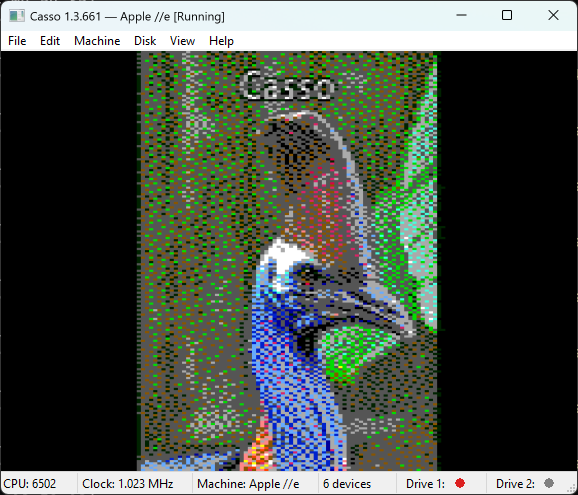
#> input picture Assets/Apple 2e DHGR Cassowary.png, 1156 x 990 px (shown at 1/2 size)
$ python HgrPreprocess.py --input '../Assets/Apple 2e DHGR Cassowary.png' --output out.png
#> lines starting #> are read from the running program, lines starting #| are printed output that depends on the picture
#!/usr/bin/env python
# ============================================================================
#  HgrPreprocess.py — convert a source image into an Apple //e HGR framebuffer
#
#  Reads an arbitrary RGB image (typically one of the cassowary photos under
#  Assets/), crops to the desired subject region, fits it into 280x192 with
#  optional letterbox padding for portrait subjects, color-quantizes to
#  Apple ][ HGR's per-byte palette pairs (white/black plus violet+green or
#  blue+orange depending on each byte's high bit), and emits the 8192-byte
#  HGR page-1 framebuffer as raw bytes.
#
#  HGR memory layout (Apple //e, page 1 at $2000):
#    addr = $2000
#         + 1024 * (row & 7)
#         + 128  * ((row >> 3) & 7)
#         +  40  * (row >> 6)
#  Each byte stores 7 horizontal pixels in bits 0..6 (LSB = leftmost).
#  Bit 7 picks the color palette pair: 0 = violet+green, 1 = blue+orange.
#  Within a byte, even-bit pixels (0,2,4,6) take the "phase A" color
#  (violet or blue), odd-bit pixels (1,3,5) take the "phase B" color
#  (green or orange). Two adjacent ON pixels appear as white due to NTSC
#  composite artifacting, two adjacent OFF pixels appear as black.
#
#  Determinism: PIL.Image.resize with a fixed resampling filter and our
#  own pure-python quantizer are deterministic across Pillow >= 9 on the
#  same input bytes, so re-running the script reproduces the same output.
# ============================================================================

import argparse
import sys

from pathlib import Path

from PIL import Image, ImageDraw, ImageFont


HGR_WIDTH      = 280
HGR_HEIGHT     = 192
HGR_BYTES      = 8192
ROW_BYTES      = 40
PIXELS_PER_BYTE = 7

# LoRes (40x48 16-color graphics, sharing text-page-1 RAM at $0400-$07FF).
# 24 text rows; each row's byte packs two LoRes pixel rows as (high
# nibble << 4) | low nibble. Only the first 40 columns of each text
# row are visible -- the remaining 88 bytes per 128-byte chunk are
# "screen holes" and can be left as zero on disk.
LORES_PAGE_BYTES   = 1024
LORES_TEXT_ROWS    = 24
LORES_PIXEL_ROWS   = 48
LORES_VISIBLE_COLS = 40
LORES_COLORS       = 16

# DHGR (560x192 in monochrome, 140x192 in 16-color mode). Uses HGR
# page 1 on BOTH main and aux RAM, with aux supplying even-x byte
# columns and main supplying odd-x. The framebuffer for one half is
# the same 8 KB layout as standard HGR.
DHGR_COLORS        = 16

# Default source-image crop, picked to capture the cassowary's full
# casque + head + neck + wattles from the standard portrait photo
# (`Assets/3a Mrs Cassowary closeup 8167.jpg`, 880x1600). Pass --crop
# on the command line to override for other source images.
DEFAULT_CROP   = (60, 40, 860, 1100)


# Approximate sRGB values for the six Apple ][ HGR colors. Sourced from
# the standard NTSC HGR palette commonly used by emulators (AppleWin,
# Virtual ][), close to what real composite hardware produces.
HGR_BLACK   = (0,   0,   0  )
HGR_WHITE   = (255, 255, 255)
HGR_VIOLET  = (170, 30,  220)
HGR_GREEN   = (40,  220, 60 )
HGR_BLUE    = (30,  130, 255)
HGR_ORANGE  = (255, 130, 30 )

# For each palette (bit7=0 / bit7=1), per-pixel-phase colors:
#   phase A = even bit position in the byte (bits 0,2,4,6)
#   phase B = odd  bit position in the byte (bits 1,3,5)
PALETTE_VG = (HGR_VIOLET, HGR_GREEN)    # bit7 = 0
PALETTE_BO = (HGR_BLUE,   HGR_ORANGE)   # bit7 = 1


def hgr_row_offset (row):
    return (1024 * (row & 7)
          +  128 * ((row >> 3) & 7)
          +   40 * (row >> 6))


# [5 lines left out: function color_distance_sq, not called in this run]


def nearest_hgr_target (src):
    # Hue-based classification into the 6 HGR rendered colors. Plain
    # RGB Euclidean distance gets confused by desaturated colors --
    # e.g. the cassowary's brown casque (~140,90,80, R approximately
    # B) lands closer to HGR_VIOLET (170,30,220, lots of B) than to
    # HGR_ORANGE (255,130,30) by sRGB distance, so the casque was
    # rendering purple. Routing by which channel dominates (warm vs
    # cool, then green) recovers brown -> orange / blue-grey -> blue
    # without distorting the saturated colors.
    r, g, b = src
    luma    = (r + g + b) // 3
    chroma  = max (r, g, b) - min (r, g, b)

    # Hard neutral cases first.
    if luma >= 220 and chroma <= 30:
        return "WHITE"
    if luma <= 35:
        return "BLACK"
    if chroma <= 20:
        # Truly grey pixel. Tip to WHITE if bright, BLACK if dark.
        return "WHITE" if luma >= 140 else "BLACK"

    # Dominant-channel routing. Note "approximately equal" tolerances
    # so a pixel with R=B+8 still counts as warm rather than purple.
    eq_tol = 18

    if g > r + eq_tol and g > b + eq_tol:
        return "GREEN"

    warm = r > b + eq_tol           # R noticeably > B  -> warm hue
    cool = b > r + eq_tol           # B noticeably > R  -> cool hue
    purple = (not warm) and (not cool) and (r > g) and (b > g)

    if purple:
        return "VIOLET"
    if warm:
        # Warm: brown, red, orange. Only fall to VIOLET if the pixel
        # is genuinely magenta-ish (lots of red AND lots of blue with
        # green much lower).
        if b > g + eq_tol and r >= b - eq_tol:
            return "VIOLET"
        return "ORANGE"
    if cool:
        # Cool: any blue dominance ends up here. Pure violet is rare
        # in nature; only redirect if both R and B are high but G is
        # very low.
        if r > g + eq_tol and b > r - eq_tol:
            return "VIOLET"
        return "BLUE"

    # Fallback: green-ish desaturated.
    return "GREEN"


def encode_byte (pixels, row, col_byte):
    # Step 1: classify each of the 7 source pixels into an HGR target.
    targets = []
    for bit in range (PIXELS_PER_BYTE):
        x = col_byte * PIXELS_PER_BYTE + bit
        targets.append (nearest_hgr_target (pixels[x, row]))

    # Step 2: pick the palette pair (bit 7 of the byte). Weight blue/
    # orange votes a little higher than violet/green so that color
    # pixels of those palettes pull the byte even when they're
    # outnumbered by neutral neighbours -- otherwise a single blue
    # pixel surrounded by leaf-green ones loses the palette vote and
    # gets demoted to black or wrong-color artifact.
    bo_votes = sum (2 for t in targets if t in ("BLUE", "ORANGE"))
    vg_votes = sum (1 for t in targets if t in ("VIOLET", "GREEN"))
    hi_bit   = 1 if bo_votes > vg_votes else 0

    if hi_bit == 1:
        even_x_name, odd_x_name = "BLUE", "ORANGE"
    else:
        even_x_name, odd_x_name = "VIOLET", "GREEN"

    # Step 3: place bits. Renderer rules (matches Casso's
    # AppleHiResMode::Render and real Apple HW NTSC artifacting):
    #   - Pixel OFF                -> BLACK
    #   - Isolated ON, even abs x  -> phase A color (violet or blue)
    #   - Isolated ON, odd  abs x  -> phase B color (green or orange)
    #   - ON with an ON neighbour  -> WHITE
    # CRITICAL: the parity that matters is the ABSOLUTE pixel x, not
    # the bit index within the byte. For odd byte indices the two
    # parities flip, so a "violet" target at bit 0 of byte_idx=1
    # actually sits at x=7 (odd) and would render GREEN unless we
    # account for the flip here.
    bits         = 0
    base_x       = col_byte * PIXELS_PER_BYTE
    for bit, tgt in enumerate (targets):
        if tgt == "WHITE":
            bits |= (1 << bit)
        elif tgt == "BLACK":
            pass
        else:
            x_is_even = ((base_x + bit) & 1) == 0
            want_on   = ((tgt == even_x_name and x_is_even) or
                         (tgt == odd_x_name  and not x_is_even))
            if want_on:
                bits |= (1 << bit)
            # else: wrong-palette color or wrong-phase position. Keep
            # OFF (black) instead of forcing ON, so the chromatic
            # pixels in this byte stay clean instead of being smeared
            # by white-artifact runs.

    return (hi_bit << 7) | bits


def image_to_hgr (img):
    if img.size != (HGR_WIDTH, HGR_HEIGHT):
        raise ValueError ("image must be 280x192 before bit-packing")

    rgb    = img.convert ("RGB")
    pixels = rgb.load ()
    out    = bytearray (HGR_BYTES)

    for row in range (HGR_HEIGHT):
        base = hgr_row_offset (row)
        for col_byte in range (ROW_BYTES):
            out[base + col_byte] = encode_byte (pixels, row, col_byte)

    return bytes (out)


# [126 lines left out: functions generate_color_bands_hgr, generate_lores_bars_lores, generate_dhgr_bands, not called in this run]


def paint_title (canvas, text, font_size=18, stroke_width=0, top_y=2):
    # Paint a centered title across the top of the canvas in white.
    # Canvas may be any width — the centering uses canvas.width, not
    # HGR_WIDTH, so this function works for both HGR (280) and DHGR
    # (560 dots / 280 letterbox / 140 color cells, depending on
    # caller). We try a few common Windows TrueType fonts at the
    # requested size; whatever we draw goes through the same color
    # pipeline as the rest of the image, so crisp white text relies
    # on the encoder's WHITE classification (bright + desaturated)
    # and adjacent-ON artifacting.
    candidates = [
        "segoeui.ttf",
        "tahoma.ttf",
        "verdana.ttf",
        "arial.ttf",
        "calibri.ttf",
    ]
    font = None
    for name in candidates:
        try:
            font = ImageFont.truetype (name, font_size)
            break
        except OSError:
            continue
    if font is None:
        font = ImageFont.load_default ()

    draw = ImageDraw.Draw (canvas)
    bbox = draw.textbbox ((0, 0), text, font=font, stroke_width=stroke_width)
    text_w = bbox[2] - bbox[0]
    text_x = (canvas.width - text_w) // 2 - bbox[0]

    # Drop a black "shadow" behind the white text so that, even where
    # the title overlaps the cassowary's casque or a leaf, the glyphs
    # have at least one black neighbour each side and the encoder can
    # render them as solid white instead of WHITE-pixel-next-to-color
    # which would just artifact garbage.
    pad = stroke_width + 1
    for dx in range (-pad, pad + 1):
        for dy in range (-pad, pad + 1):
            draw.text ((text_x + dx, top_y + dy), text,
                       font=font, fill=HGR_BLACK,
                       stroke_width=stroke_width, stroke_fill=HGR_BLACK)
    draw.text ((text_x, top_y), text,
               font=font, fill=HGR_WHITE,
               stroke_width=stroke_width, stroke_fill=HGR_WHITE)


def crop_and_fit (src_path, crop_box, letterbox, title=None,
                  title_size=18, title_stroke=0):
#> called with crop_box = (60, 40, 860, 1100), letterbox = True, title = 'Casso', title_size = 18, title_stroke = 0
    img = Image.open (src_path).convert ("RGB")

    if crop_box is not None:
        img = img.crop (crop_box)
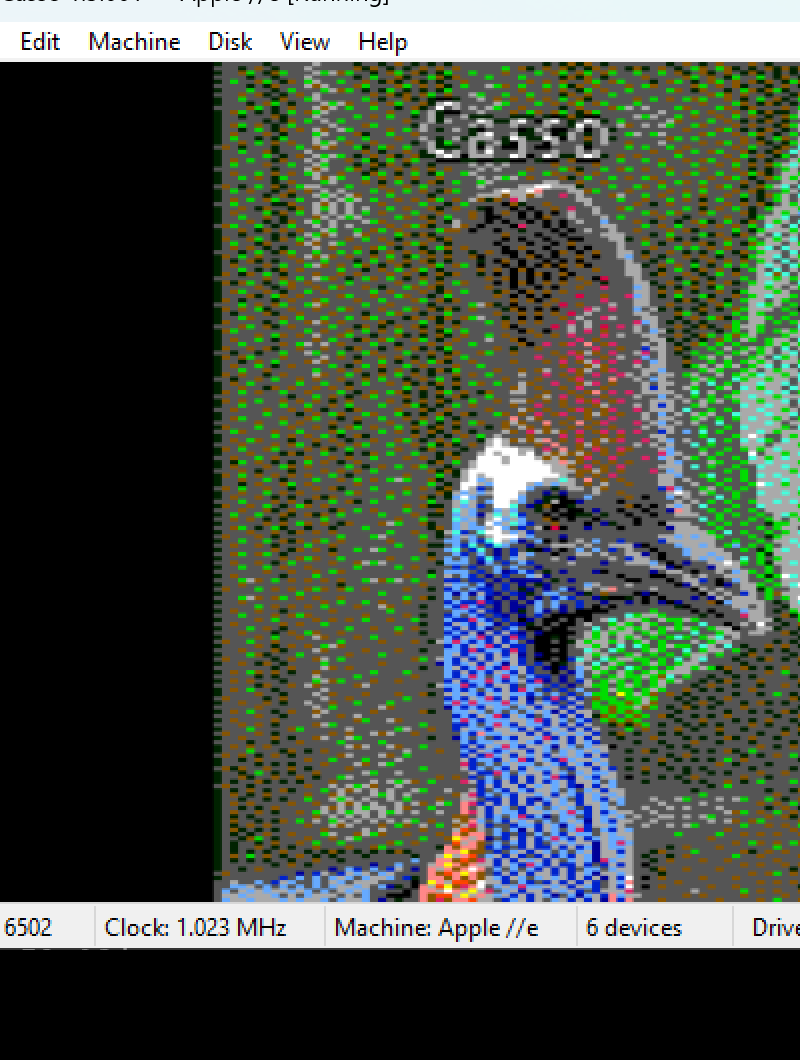
#> img: PIL image 800x1060 RGB; mean R, G, B 74.4, 83.4, 72.6

    src_w, src_h = img.size
#> src_w = 800; src_h = 1060
    target_aspect = HGR_WIDTH / HGR_HEIGHT
    src_aspect    = src_w / src_h
#> src_aspect = 0.755

    if letterbox:
        # Fit the cropped image entirely inside 280x192, padding the
        # short dimension with black. Preserves portrait subject
        # proportions (head + casque) at the cost of side bars.
        if src_aspect > target_aspect:
            new_w = HGR_WIDTH
            new_h = max (1, int (round (HGR_WIDTH / src_aspect)))
        else:
            new_h = HGR_HEIGHT
            new_w = max (1, int (round (HGR_HEIGHT * src_aspect)))
#> new_w = 145

        scaled = img.resize ((new_w, new_h), Image.LANCZOS)
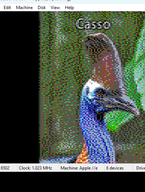
#> scaled: PIL image 145x192 RGB; mean R, G, B 74.5, 83.4, 72.8
        canvas = Image.new ("RGB", (HGR_WIDTH, HGR_HEIGHT), HGR_BLACK)
#> canvas: PIL image 280x192 RGB; every value is 0
        off_x  = (HGR_WIDTH  - new_w) // 2
#> off_x = 67
        off_y  = (HGR_HEIGHT - new_h) // 2
        canvas.paste (scaled, (off_x, off_y))
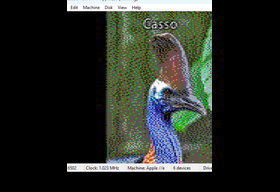
#> canvas: PIL image 280x192 RGB; mean R, G, B 38.6, 43.2, 37.7
        if title:
            paint_title (canvas, title, font_size=title_size, stroke_width=title_stroke)
#> in paint_title, `bbox = draw.textbbox ((0, 0), text, font=font, stroke_width=stroke_wid..`: bbox = (0, 4, 53, 17)
#> in paint_title, `text_w = bbox[2] - bbox[0]`: text_w = 53
#> in paint_title, `text_x = (canvas.width - text_w) // 2 - bbox[0]`: text_x = 113
        return canvas
    else:
        # Center-crop to target aspect, then resize. Loses content on the
        # long edge but fills the screen.
        if src_aspect > target_aspect:
            new_w   = int (src_h * target_aspect)
            crop_x  = (src_w - new_w) // 2
            img     = img.crop ((crop_x, 0, crop_x + new_w, src_h))
        else:
            new_h   = int (src_w / target_aspect)
            crop_y  = (src_h - new_h) // 2
            img     = img.crop ((0, crop_y, src_w, crop_y + new_h))

        canvas = img.resize ((HGR_WIDTH, HGR_HEIGHT), Image.LANCZOS)
        if title:
            paint_title (canvas, title, font_size=title_size, stroke_width=title_stroke)
        return canvas


# [8 lines left out: function parse_crop, not called in this run]


def main ():
    parser = argparse.ArgumentParser (description=__doc__)
    parser.add_argument ("--input",  default=None,
                         help="source image path (omit when --pattern is given)")
    parser.add_argument ("--output", required=True, help="raw HGR framebuffer output path")
    parser.add_argument ("--pattern",
                         choices=("bands", "lores-bars", "dhgr-bands-aux", "dhgr-bands-main"),
                         default=None,
                         help="emit a synthetic test pattern instead of "
                              "encoding an image. Options: 'bands' (HGR "
                              "6-color stripes, 8 KB), 'lores-bars' "
                              "(LoRes 16-color stripes packed into text "
                              "page 1, 1 KB), 'dhgr-bands-aux' / "
                              "'dhgr-bands-main' (DHGR 16-color stripes, "
                              "8 KB each side; ship both onto separate "
                              "disk tracks then RAMWRT-toggle when "
                              "loading)")
    parser.add_argument ("--crop",   type=parse_crop, default=DEFAULT_CROP,
                         help="optional source-image crop box "
                              "'left,top,right,bottom' applied before fitting "
                              "(default: tuned for the standard cassowary "
                              "portrait under Assets/)")
    parser.add_argument ("--no-letterbox", action="store_true",
                         help="center-crop to fill the screen instead of "
                              "padding with side bars")
    parser.add_argument ("--preview", default=None,
                         help="if set, also write a PNG preview of the "
                              "post-fit image at this path (handy for "
                              "iterating on --crop)")
    parser.add_argument ("--title", default="Casso",
                         help="centered title text painted across the top "
                              "of the framebuffer (default: 'Casso'; pass "
                              "'' to disable)")
    parser.add_argument ("--title-size", type=int, default=18,
                         help="title font pixel size (default: 18)")
    parser.add_argument ("--title-stroke", type=int, default=0,
                         help="extra stroke pixels around each glyph "
                              "(default: 0; bump to 1 for a heavier look)")
    args = parser.parse_args ()

    dst = Path (args.output)

    if args.pattern == "bands":
        data = generate_color_bands_hgr ()
    elif args.pattern == "lores-bars":
        data = generate_lores_bars_lores ()
    elif args.pattern == "dhgr-bands-aux":
        data, _ = generate_dhgr_bands ()
    elif args.pattern == "dhgr-bands-main":
        _, data = generate_dhgr_bands ()
    else:
        if args.input is None:
            print ("error: either --input or --pattern is required",
                   file=sys.stderr)
            return 1

        src = Path (args.input)
        if not src.is_file ():
            print (f"error: source image not found: {src}", file=sys.stderr)
            return 1

        img = crop_and_fit (src, args.crop,
                            letterbox=not args.no_letterbox,
                            title=args.title or None,
                            title_size=args.title_size,
                            title_stroke=args.title_stroke)

        if args.preview:
            Path (args.preview).parent.mkdir (parents=True, exist_ok=True)
            img.save (args.preview)

        data = image_to_hgr (img)

    # Size check varies by pattern.
    expected_size = None
    if args.pattern == "lores-bars":
        expected_size = LORES_PAGE_BYTES
    elif args.pattern in (None, "bands", "dhgr-bands-aux", "dhgr-bands-main"):
        expected_size = HGR_BYTES

    if expected_size is not None and len (data) != expected_size:
        print (f"error: expected {expected_size} bytes, got {len (data)}",
               file=sys.stderr)
        return 1

    dst.parent.mkdir (parents=True, exist_ok=True)
    dst.write_bytes (data)

    print (f"wrote {len (data)} bytes -> {dst}")
#| wrote 8192 bytes -> out.png
    return 0


if __name__ == "__main__":
    sys.exit (main ())
#> (the program exits here)

$ run again, on Assets/Apple ][ GR Color Bands.png
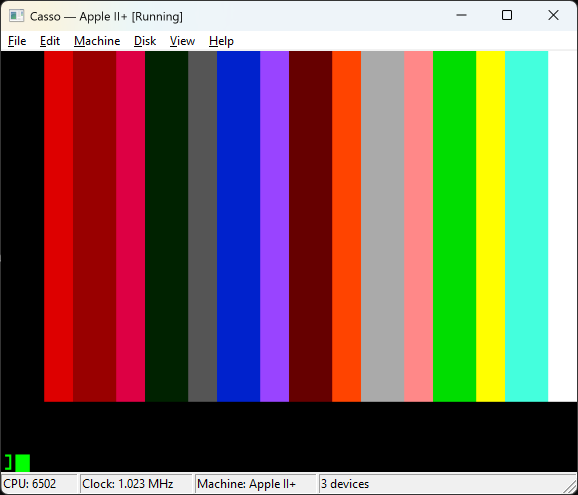
#> input picture Assets/Apple ][ GR Color Bands.png, 1156 x 990 px (shown at 1/2 size)
#> in crop_and_fit, `scaled = img.resize ((new_w, new_h), Image.LANCZOS)`:
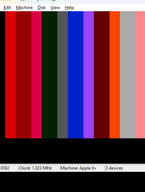
#> scaled: PIL image 145x192 RGB; mean R, G, B 109.2, 56.8, 75.4
#> in crop_and_fit, `canvas.paste (scaled, (off_x, off_y))`:
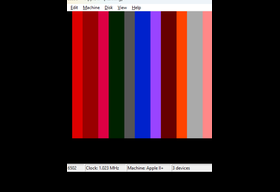
#> canvas: PIL image 280x192 RGB; mean R, G, B 56.6, 29.4, 39.1
#> bbox = (0, 4, 53, 17)
#> text_w = 53
#> text_x = 113
#| wrote 8192 bytes -> out.png
